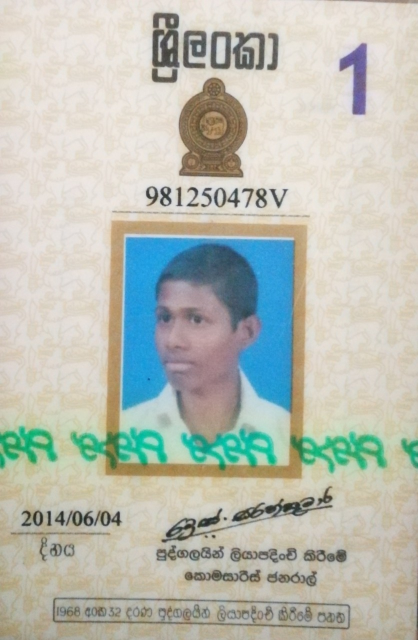
%> input picture idFour.jpeg, 836 x 1280 px (shown at 1/2 size)
$ octave A4.m   (GNU Octave 9; MATLAB toolbox functions it lacks are replaced by stand-ins)
%> lines starting %> are read from the running program, lines starting %| are printed output that depends on the picture; in (x1, y1, x2, y2) boxes, pixels count from 0 and x2, y2 are one past the last pixel; in counts of white or black regions, pixels touching at a corner belong together; the program's own positions count from 1
clc
clear all
close all
% Load an image
rgbImage = imread('idFour.jpeg');
%> rgbImage is the input picture: size 1280x836x3 uint8; mean R, G, B 185.7, 189.5, 179.3
%J = imresize(rgbImage, [300 200]);
grayImage = rgb2gray(rgbImage);
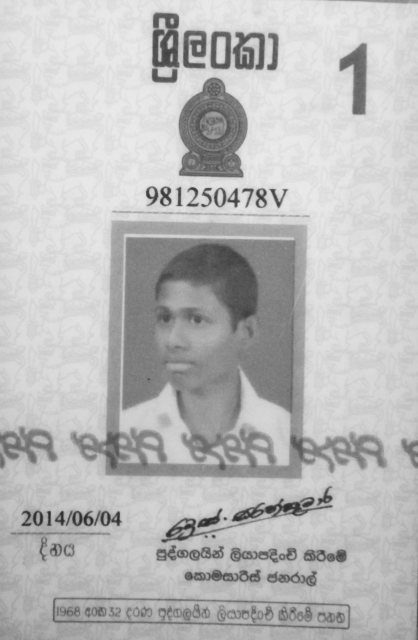
%> grayImage: size 1280x836 uint8 (shown at 1/2 size); min 35, max 236, mean 187.2
% Binarize the image.
binaryImage = grayImage > 130;
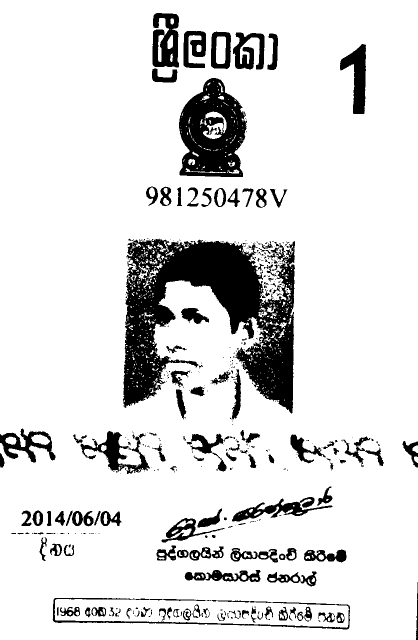
%> binaryImage: size 1280x836 logical (shown at 1/2 size); 86.8% white; 443 black regions (303 under 20 px), largest, box (x1, y1, x2, y2) and area: (246, 477, 590, 827) 58846, (358, 156, 494, 354) 17894, (305, 26, 358, 135) 4163
% Remove small objects.
binaryImage = bwareaopen(binaryImage, 5000);
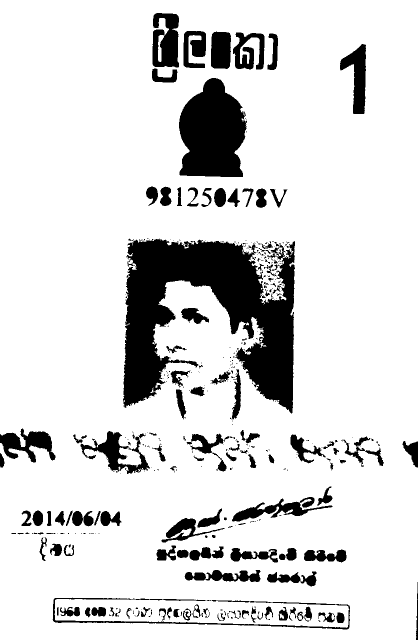
%> binaryImage: size 1280x836 logical (shown at 1/2 size); 85.5% white; 436 black regions (296 under 20 px), largest, box (x1, y1, x2, y2) and area: (246, 477, 590, 827) 63497, (358, 156, 494, 354) 20316, (305, 26, 358, 135) 4549
figure(1)
imshow(binaryImage);
title('Cleaned Binary Image');
% Use the 'CharacterSet' parameter to constrain OCR
%> (the run ends here)
